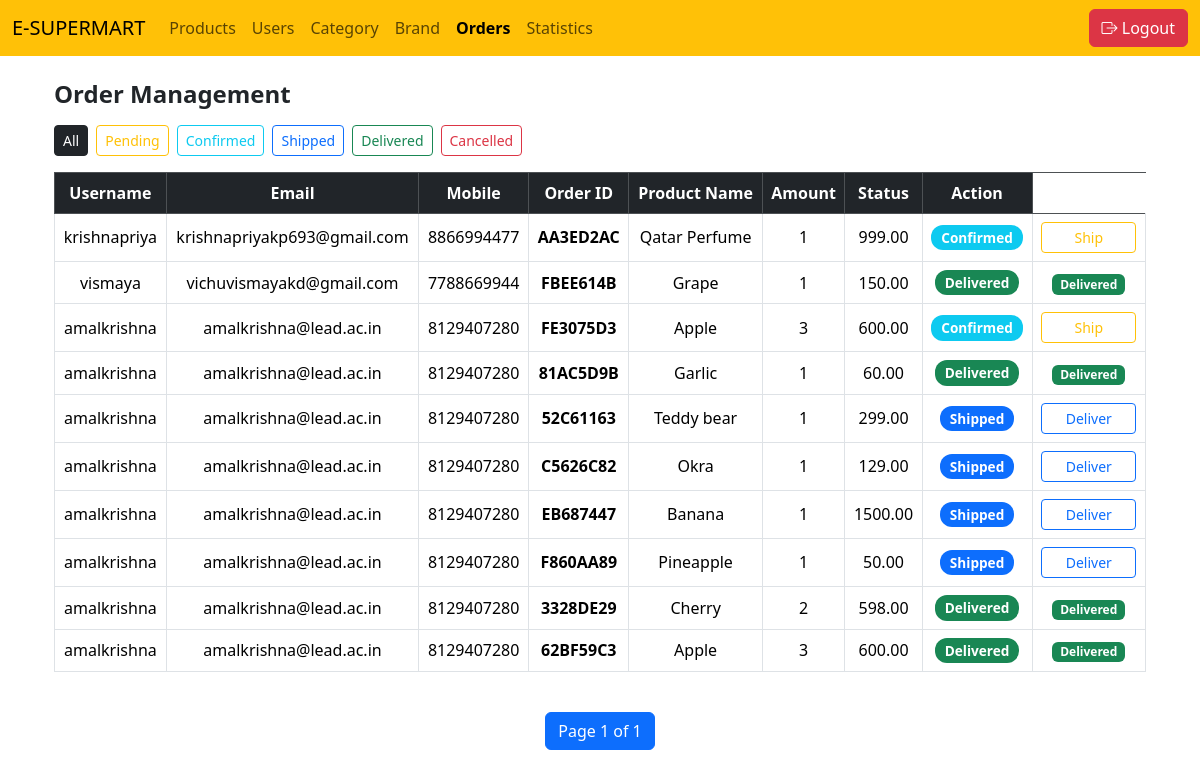
Screenshot of /adminpanel/admin_orders/ (signed in) with the database file from the repository.
### adminapp/models.py (models this page shows, shortened)
class Order(models.Model):
    STATUS_CHOICES = (
        ('pending', 'Pending'),
        ('confirmed', 'Confirmed'),
        ('shipped', 'Shipped'),
        ('delivered', 'Delivered'),
        ('cancelled', 'Cancelled'),
    )
    user = models.ForeignKey(Customerdetails, on_delete=models.CASCADE, related_name='orders')
    product=models.ForeignKey(Product,on_delete=models.CASCADE)
    total_amount = models.DecimalField(max_digits=10, decimal_places=2)
    status = models.CharField(max_length=20, choices=STATUS_CHOICES, default='pending')
    created_at = models.DateTimeField(auto_now_add=True)
    price = models.DecimalField(max_digits=10, decimal_places=2)
    quantity = models.PositiveIntegerField()
    order_id=models.CharField(max_length=8,unique=True, blank=True)

class Product(models.Model):
    name=models.CharField(max_length=50)
    description=models.CharField(max_length=100,null=False)
    price=models.IntegerField(null=False)
    image=models.ImageField(upload_to='product_images',null=False)
    is_available=models.BooleanField(default=True)
    category=models.ForeignKey(Category,on_delete=models.CASCADE,related_name='categories')
    brand=models.ForeignKey(Brand,on_delete=models.CASCADE,related_name='brands')
    created_at=models.DateTimeField(auto_now_add=True)
    stock=models.PositiveIntegerField(default=1)

### userapp/models.py (models this page shows, shortened)
class Customerdetails(models.Model):
    mobile=models.CharField(max_length=10,unique=True)
    user=models.OneToOneField(User,on_delete=models.CASCADE)
    is_active=models.BooleanField(default=True)
    otp=models.CharField(max_length=6,null=True,blank=True)
    otp_created_at = models.DateTimeField(null=True, blank=True)
    address=models.ForeignKey(CustomerAddress,on_delete=models.CASCADE,null=True, blank=True)
    password_length = models.IntegerField(default=0)

### adminapp/views.py (the view)
    @login_required
    def wrapper(request,*args,**kwargs):
        if not request.user.is_staff:
            return redirect('login_view')
        return fun(request,*args,**kwargs)

### adminapp/views.py (called while the page is built)
def admin_only(fun):
    @login_required
    def wrapper(request,*args,**kwargs):
        if not request.user.is_staff:
            return redirect('login_view')
        return fun(request,*args,**kwargs)
    return wrapper

@login_required
@admin_only
def admin_orders(request):
    orders = Order.objects.select_related(
        'user__user', 'product'
    ).all().order_by('-id')
    status = request.GET.get('status')
    if status == "pending":
        orders = orders.filter(status="pending")
    elif status == "confirmed":
        orders = orders.filter(status="confirmed")
    elif status == "shipped":
        orders = orders.filter(status="shipped")
    elif status == "delivered":
        orders = orders.filter(status="delivered")
    elif status == "cancelled":
        orders = orders.filter(status="cancelled")
    paginator = Paginator(orders, 10)
    page_number = request.GET.get('page')
    page_obj = paginator.get_page(page_number)
    return render(request, 'admin_order_page.html', {
        'user': page_obj,
        'status': status
    })

### adminapp/templates/admin_order_page.html (shortened to what this page needs)
{% extends "base_page.html" %}
{% block content %}
<div class="container mt-4">
    <h4 class="mb-3 fw-semibold">Order Management</h4>
    <div class="mb-3 d-flex flex-wrap gap-2">
<a href="{% url 'admin_order_page' %}"
class="btn btn-outline-dark btn-sm
{% if not request.GET.status %}active{% endif %}">
All
</a>
<a href="?status=pending"
class="btn btn-outline-warning btn-sm
{% if request.GET.status == 'pending' %}active{% endif %}">
Pending
</a>
<a href="?status=confirmed"
class="btn btn-outline-info btn-sm
{% if request.GET.status == 'confirmed' %}active{% endif %}">
Confirmed
</a>
<a href="?status=shipped"
class="btn btn-outline-primary btn-sm
{% if request.GET.status == 'shipped' %}active{% endif %}">
Shipped
</a>
<a href="?status=delivered"
class="btn btn-outline-success btn-sm
{% if request.GET.status == 'delivered' %}active{% endif %}">
Delivered
</a>
<a href="?status=cancelled"
class="btn btn-outline-danger btn-sm
{% if request.GET.status == 'cancelled' %}active{% endif %}">
Cancelled
</a>
</div>
    <div class="table-responsive">
        <table class="table table-bordered align-middle text-center">
            <thead class="table-dark">
                <tr>
                    <th>Username</th>
                    <th>Email</th>
                    <th>Mobile</th>
                    <th>Order ID</th>
                    <th>Product Name</th>
                    <th>Amount</th>
                    <th>Status</th>
                    <th>Action</th>
                </tr>
            </thead>
            <tbody>
                {% for i in user %}
                <tr>
                    <td>{{ i.user.user.username }}</td>
                    <td>{{ i.user.user.email }}</td>
                    <td>{{ i.user.mobile }}</td>
                    <td>
                        <span class="fw-semibold">{{ i.order_id }}</span>
                    </td>
                    <td>{{ i.product.name }}</td>
                    <td>{{ i.quantity }}</td>
                    <td>{{ i.total_amount }}</td>
                    <td>
                        <span class="badge status-badge
                            {% if i.status == 'pending' %}bg-warning
                            {% elif i.status == 'confirmed' %}bg-info
                            {% elif i.status == 'shipped' %}bg-primary
                            {% elif i.status == 'delivered' %}bg-success
                            {% else %}bg-danger{% endif %}">
                            {{ i.status }}
                        </span>
                    </td>
                    <td>
    {% if i.status == 'pending' %}
        <a href="{% url 'admin_status_update' i.id 'confirmed' %}"
           class="btn btn-outline-success btn-sm action-btn">
            Confirm
        </a>
    {% elif i.status == 'confirmed' %}
        <a href="{% url 'admin_status_update' i.id 'shipped' %}"
           class="btn btn-outline-warning btn-sm action-btn">
            Ship
        </a>
    {% elif i.status == 'shipped' %}
        <a href="{% url 'admin_status_update' i.id 'delivered' %}"
           class="btn btn-outline-primary btn-sm action-btn">
            Deliver
        </a>
    {% elif i.status == 'cancelled' %}
        <span class="badge bg-danger">Cancelled</span>
    {% elif i.status == 'delivered' %}
        <span class="badge bg-success">Delivered</span>
    {% endif %}
</td>
                </tr>
                {% empty %}
                <tr>
                    <td colspan="6" class="text-muted py-4">
                        No orders found.
                    </td>
                </tr>
                {% endfor %}
            </tbody>
        </table>
    </div>
</div>
<div class="d-flex justify-content-center mt-4">
    <nav>
        <ul class="pagination">
            <li class="page-item active">
                <span class="page-link">
                    Page {{ user.number }} of {{ user.paginator.num_pages }}
                </span>
            </li>
        </ul>
    </nav>
</div>
{% endblock content %}

### adminapp/templates/admin_order_page.html (style rules this page uses)
.status-badge { font-size: 0.85rem; padding: 6px 10px; border-radius: 12px; text-transform: capitalize; }
.action-btn { min-width: 95px; }

### rows the page displays
Order: user.user.username "krishnapriya", user.user.email "krishnapriyakp693@gmail.com", user.mobile "8866994477", order_id "AA3ED2AC", product.name "Qatar Perfume", quantity "1", total_amount "999.00", status "Confirmed", shows "Ship"
Order: user.user.username "vismaya", user.user.email "vichuvismayakd@gmail.com", user.mobile "7788669944", order_id "FBEE614B", product.name "Grape", quantity "1", total_amount "150.00", status "Delivered"
Order: user.user.username "amalkrishna", user.user.email "amalkrishna@lead.ac.in", user.mobile "8129407280", order_id "FE3075D3", product.name "Apple", quantity "3", total_amount "600.00", status "Confirmed", shows "Ship"
Order: user.user.username "amalkrishna", user.user.email "amalkrishna@lead.ac.in", user.mobile "8129407280", order_id "81AC5D9B", product.name "Garlic", quantity "1", total_amount "60.00", status "Delivered"
Order: user.user.username "amalkrishna", user.user.email "amalkrishna@lead.ac.in", user.mobile "8129407280", order_id "52C61163", product.name "Teddy bear", quantity "1", total_amount "299.00", status "Shipped", shows "Deliver"
Order: user.user.username "amalkrishna", user.user.email "amalkrishna@lead.ac.in", user.mobile "8129407280", order_id "C5626C82", product.name "Okra", quantity "1", total_amount "129.00", status "Shipped", shows "Deliver"
Order: user.user.username "amalkrishna", user.user.email "amalkrishna@lead.ac.in", user.mobile "8129407280", order_id "EB687447", product.name "Banana", quantity "1", total_amount "1500.00", status "Shipped", shows "Deliver"
Order: user.user.username "amalkrishna", user.user.email "amalkrishna@lead.ac.in", user.mobile "8129407280", order_id "F860AA89", product.name "Pineapple", quantity "1", total_amount "50.00", status "Shipped", shows "Deliver"
Order: user.user.username "amalkrishna", user.user.email "amalkrishna@lead.ac.in", user.mobile "8129407280", order_id "3328DE29", product.name "Cherry", quantity "2", total_amount "598.00", status "Delivered"
Order: user.user.username "amalkrishna", user.user.email "amalkrishna@lead.ac.in", user.mobile "8129407280", order_id "62BF59C3", product.name "Apple", quantity "3", total_amount "600.00", status "Delivered"

### other values shown
{{ user.number }} "1"
{{ user.paginator.num_pages }} "1"
